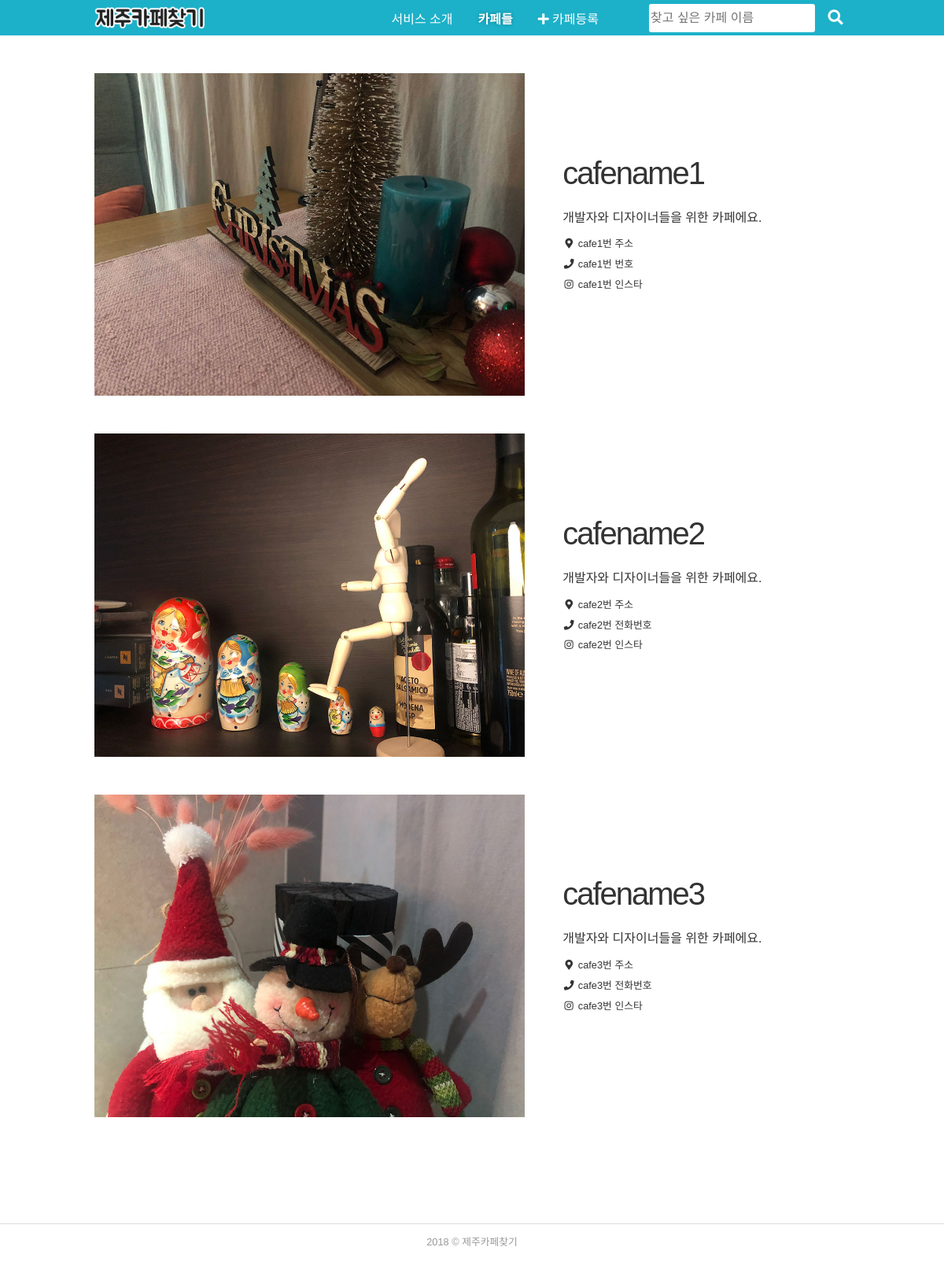
Page /cafelist/ on the committed database.
### main/models.py (models this page shows, shortened)
class Cafe(models.Model):
    name = models.CharField(max_length = 50)
    lat = models.FloatField(null=True)
    lng = models.FloatField(null=True)
    mainphoto = models.ImageField(blank=True, null=True)
    subphoto = models.ImageField(blank=True, null=True)
    publishedDate = models.DateTimeField(blank=True, null=True)
    modifiedDate = models.DateTimeField(blank=True, null=True)
    content = models.TextField()
    locate = models.TextField(null=True)
    phone = models.TextField(null=True)
    insta = models.TextField(null=True)
    tag = TaggableManager(blank=True)

### main/views.py (the view)
# urls.py: path('cafelist/', cafelist),
def cafelist(request):
    cafelistobj = Cafe.objects.all()
    return render(request, 'main/cafelist.html', {'cafelistobj':cafelistobj})

### main/templates/main/cafelist.html (shortened to what this page needs)
{% extends "main/base.html" %}
{% block content %}
{% load staticfiles %}
<body class="page-list">
<div class="jejucafe-container">
    <header class="global-header">
        <div class="grid">
            <a class="logo" href="/">
                <img src="{% static 'images/logo.png' %}" alt="제주카페찾기">
            </a>
            <div class="global-menu">
                <nav class="global-menu-nav">
                    <ul>
                        <li class="menu-item-about">
                            <a href="/about">서비스 소개</a>
                        </li>
                        <li class="menu-item-list">
                            <a href="/cafelist">카페들</a>
                        </li>
                    </ul>
                    <a href="/write" class="add-cafe-btn">
                        <i class="fas fa-plus"></i>
                        <span class="btn-label">카페등록</span>
                    </a>
                </nav>
                <form class="search-cafe-form text-input-and-btn">
                    <div class="input-wrapper">
                        <input type="search" placeholder="찾고 싶은 카페 이름">
                    </div>
                    <button class="icon-btn search-cafe-form-btn">
                        <i class="fas fa-search"></i>
                    </button>
                </form>
            </div>
        </div>
    </header>
    <div class="content-area">
        <div class="cafe-list">
            <div class="grid">
              {% for i in cafelistobj %}
                <section class="cafe-item">
                    <figure class="cafe-item-photo">
                        {% if i.mainphoto %}
                        <img src="{{ i.mainphoto.url }}" alt="">
                        {% endif %}
                    </figure>
                    <div class="cafe-item-info">
                        <a href="http://sample.jejucodingcamp.com/cafelist/{{i.pk}}" style="text-decoration:none"><h2>{{i.name}}</h2></a>
                        <p>개발자와 디자이너들을 위한 카페에요.</p>
                        <ul class="cafe-item-contact">
                            <li>
                                <i class="fas fa-map-marker-alt"></i>
                                {{i.locate}}
                            </li>
                            <li>
                                <i class="fas fa-phone"></i>
                                {{i.phone}}
                            </li>
                            <li>
                                <i class="fab fa-instagram"></i>
                                {{i.insta}}
                            </li>
                        </ul>
                    </div>
                </section>
                {% endfor %}
            </div>
        </div>
    </div>
    <footer class="global-footer">
        <div class="grid">
            <p class="copyright">
                2018 &copy; 제주카페찾기
            </p>
        </div>
    </footer>
</div>
</body>
{% endblock content %}

### main/templates/main/base.html (shortened to what this page needs)
{% load staticfiles %}
<!DOCTYPE html>
<html>
<head>
<link rel="stylesheet" href="https://use.fontawesome.com/releases/v5.6.3/css/all.css">
<link rel="stylesheet" href="https://cdnjs.cloudflare.com/ajax/libs/Swiper/4.4.6/css/swiper.min.css">
<link rel="stylesheet" href="{% static 'css/main.css' %}">
</head>
{% block content %}
{% endblock %}
</html>

### static/css/main.css (style rules this page uses)
html, body, h1, h2, h3, h4, h5, h6, p, blockquote, code, figure, img, dl, dt, dd, ol, ul, li, fieldset, legend, caption { margin: 0; padding: 0; border: 0; }
div, span, article, section, header, footer, p, ul, li, figure, a, fieldset, legend, label, input { box-sizing: border-box; }
html { height: 100%; color: #333; font-family: 'Noto Sans KR', Roboto, sans-serif; }
img { max-width: 100%; height: auto; }
a { display: inline-block; color: #333; }
li { list-style: none; }
input[type='text'], input[type='password'], input[type='search'], input[type='email'] { height: 36px; border: 1px solid #ccc; border-radius: 3px; font-size: 1rem; background: white; }
.jejucafe-container { display: flex; flex-direction: column; min-height: 100vh; padding-top: 45px; }
.content-area { flex: 1; padding: 2rem 0; }
.grid { padding: 0 20px; }
.global-header { position: fixed; left: 0; top: 0; z-index: 100; width: 100%; height: 45px; background: #1cb1c9; }
.global-header>.grid { height: 100%; }
.global-header .logo { position: absolute; top: 50%; left: 50%; width: 140px; font-size: 0; transform: translate(-50%, -50%); }
.global-header input[type='search'] { border: 0; }
.icon-btn { width: 36px; height: 36px; font-size: 1.2rem; border: 0; background: transparent; cursor: pointer; }
.btn-label { display: inline-block; }
.global-menu { display: none; position: fixed; left: 0; top: 0; z-index: 100; width: 100%; height: 100%; padding: 2em; color: white; background: rgba(0, 0, 0,0.8); }
.global-menu-nav { margin-top: 5vh; }
.global-menu a { padding: 1em 0; color: white; text-decoration: none; }
body.page-about .menu-item-about a, body.page-list .menu-item-list a { font-weight: 900; text-shadow: rgba(0, 0, 0, 0.3) 0 0 0.3em; }
.global-menu .icon-btn { color: white; }
.text-input-and-btn { display: flex; }
.text-input-and-btn .input-wrapper { flex: 1; margin-right: 0.5em; }
.text-input-and-btn input[type='text'], .text-input-and-btn input[type='search'], .text-input-and-btn input[type='email'] { width: 100%; }
.search-cafe-form { margin-top: 1rem; }
.global-footer { margin-top: 3em; padding: 1em 0 2em; border-top: 1px solid #ddd; color: #999; text-align: center; font-size: 0.8rem; }
.cafe-item { margin-bottom: 3rem; }
.cafe-item-info h2 { margin: 0.5em 0; font-size: 1.5rem; font-weight: 200; }
.cafe-item-contact { margin-top: 1em; font-size: 0.8rem; }
.cafe-item-contact li { margin: 0.5em 0; }
.cafe-item-contact i { display: inline-flex; align-items: center; justify-content: center; width: 16px; height: 16px; }
* { box-sizing: border-box }
body { font-family: Verdana, sans-serif; margin:0 }
img { vertical-align: middle; }
@media (min-width: 800px) { body { min-height: 100%; } }
@media (min-width: 800px) { .grid { max-width: 1000px; margin: 0 auto; } }
@media (min-width: 800px) { .content-area { padding-top: 3rem; padding-bottom: 3rem; } }
@media (min-width: 800px) { .global-header>.grid { display: flex; align-items: center; justify-content: space-between; } }
@media (min-width: 800px) { .global-header .logo { position: static; transform: none; } }
@media (min-width: 800px) { .global-menu, body.menu-on .global-menu { display: flex; align-items: center; position: static; width: auto; padding: 0; background: transparent; } }
@media (min-width: 800px) { .global-menu a { padding: 0 1em; } }
@media (min-width: 800px) { .global-menu-nav { display: flex; margin-top: 0; } }
@media (min-width: 800px) { .global-menu-nav ul { display: flex; } }
@media (min-width: 800px) { .search-cafe-form { margin-top: 0; margin-left: 3rem; } }
@media (min-width: 800px) { .cafe-item { display: flex; align-items: center; } }
@media (min-width: 800px) { .cafe-item-photo { flex: 6; margin-right: 2rem; } }
@media (min-width: 800px) { .cafe-item-info { flex: 4; } }
@media (min-width: 800px) { .cafe-item-info h2 { margin-top: -1em; font-size: 2.5rem; letter-spacing: -0.05em; word-spacing: 0.05em; } }
@media (min-width: 800px) { .cafe-item-photo { margin-right: 3rem; } }

### rows in the picture
Cafe: mainphoto (picture), name "cafename1", locate "cafe1번 주소", phone "cafe1번 번호", insta "cafe1번 인스타"
Cafe: mainphoto (picture), name "cafename2", locate "cafe2번 주소", phone "cafe2번 전화번호", insta "cafe2번 인스타"
Cafe: mainphoto (picture), name "cafename3", locate "cafe3번 주소", phone "cafe3번 전화번호", insta "cafe3번 인스타"
